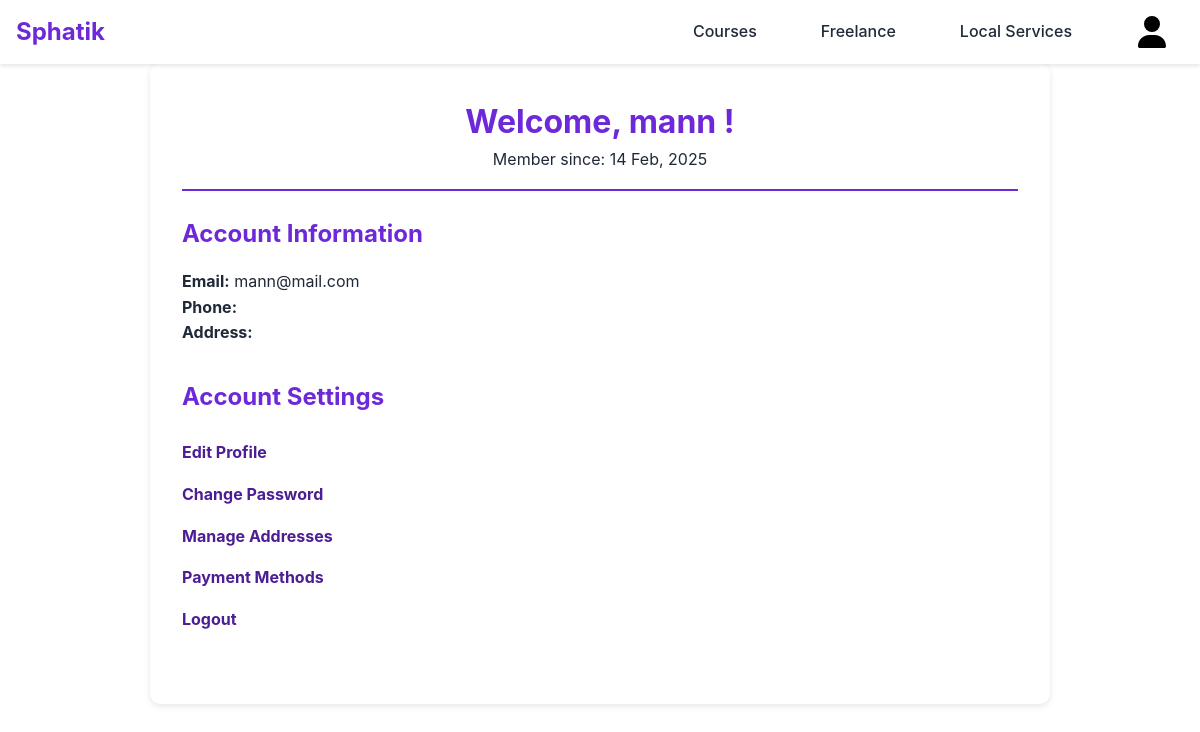
The app's page /dashboards/user_profile.php (signed in) with its own data.
### tables this page shows
CREATE TABLE `users` (
  `id` int(11) NOT NULL,
  `username` varchar(50) NOT NULL,
  `email` varchar(100) NOT NULL,
  `password` varchar(255) NOT NULL,
  `created_at` timestamp NOT NULL DEFAULT current_timestamp(),
  `address` varchar(255) NOT NULL,
  `phone` varchar(10) NOT NULL
);

### dashboards/user_profile.php (the view, shortened to what this page needs)
<?php
require_once '../includes/db.php';
require_once '../includes/header.php';
$user_id = $_SESSION['id'];
$selectQ = "SELECT username, email, phone, address, created_at FROM users WHERE id = $user_id";
$res = mysqli_query($conn, $selectQ);
$user = mysqli_fetch_array($res);
?>
<!DOCTYPE html>
<html lang="en">
    <head>
        <link rel="stylesheet" href="../css/profile_style.css">
        <link rel="stylesheet" href="../css/home_style.css">
    </head>
    <body>
        <section class="profile-container">
            <div class="profile-header">
                <h2>Welcome, <?php echo htmlspecialchars($user['username']); ?> !</h2>
                <p>Member since: <?php echo date("d M, Y", strtotime($user['created_at'])); ?></p>
            </div>
            <div class="profile-content">
                <div class="profile-info">
                    <h3>Account Information</h3>
                    <p><strong>Email:</strong> <?php echo htmlspecialchars($user['email']); ?></p>
                    <p><strong>Phone:</strong> <?php echo htmlspecialchars($user['phone']); ?></p>
                    <p><strong>Address:</strong> <?php echo htmlspecialchars($user['address']); ?></p>
                </div>
                <div class="account-settings">
                    <h3>Account Settings</h3>
                    <ul>
                        <form method="post">
                            <li><a href="#">Edit Profile</a></li>
                            <li><a href="../auth/update_password.php" name="pass">Change Password</a></li>
                            <li><a href="#">Manage Addresses</a></li>
                            <li><a href="#">Payment Methods</a></li>
                            <li><a href="../logout.php">Logout</a></li>
                        </form>
                    </ul>
                </div>
            </div>
        </section>
    </body>
</html>

### css/profile_style.css (style rules this page uses)
.profile-container { max-width: 900px; margin: 4rem auto; padding: 2rem; background: var(--white); border-radius: 10px; box-shadow: 0 2px 6px rgba(0, 0, 0, 0.1); }
.profile-header { text-align: center; padding-bottom: 1rem; border-bottom: 2px solid var(--primary-color); }
.profile-header h2 { color: var(--primary-color); font-size: 2rem; }
.profile-content { margin-top: 1.5rem; }
.profile-info, .order-history, .account-settings { margin-bottom: 2rem; }
h3 { color: var(--primary-color); font-size: 1.5rem; margin-bottom: 1rem; }
p { font-size: 1rem; color: var(--text-color); }
.account-settings ul { list-style: none; padding: 0; }
.account-settings ul li { padding: 0.5rem 0; }
.account-settings ul li a { text-decoration: none; color: var(--secondary-color); font-weight: bold; }

### css/home_style.css (style rules this page uses)
:root { --primary-color: #6d28d9; --secondary-color: #4c1d95; --text-color: #1f2937; --light-gray: #f3f4f6; --white: #ffffff; }
* { margin: 0; padding: 0; box-sizing: border-box; }
body { font-family: -apple-system, BlinkMacSystemFont, "Segoe UI", Roboto, "Helvetica Neue", Arial, sans-serif; line-height: 1.6; color: var(--text-color); }

### records on screen
users: username "mann", created_at "14 Feb, 2025", email "mann@mail.com"
